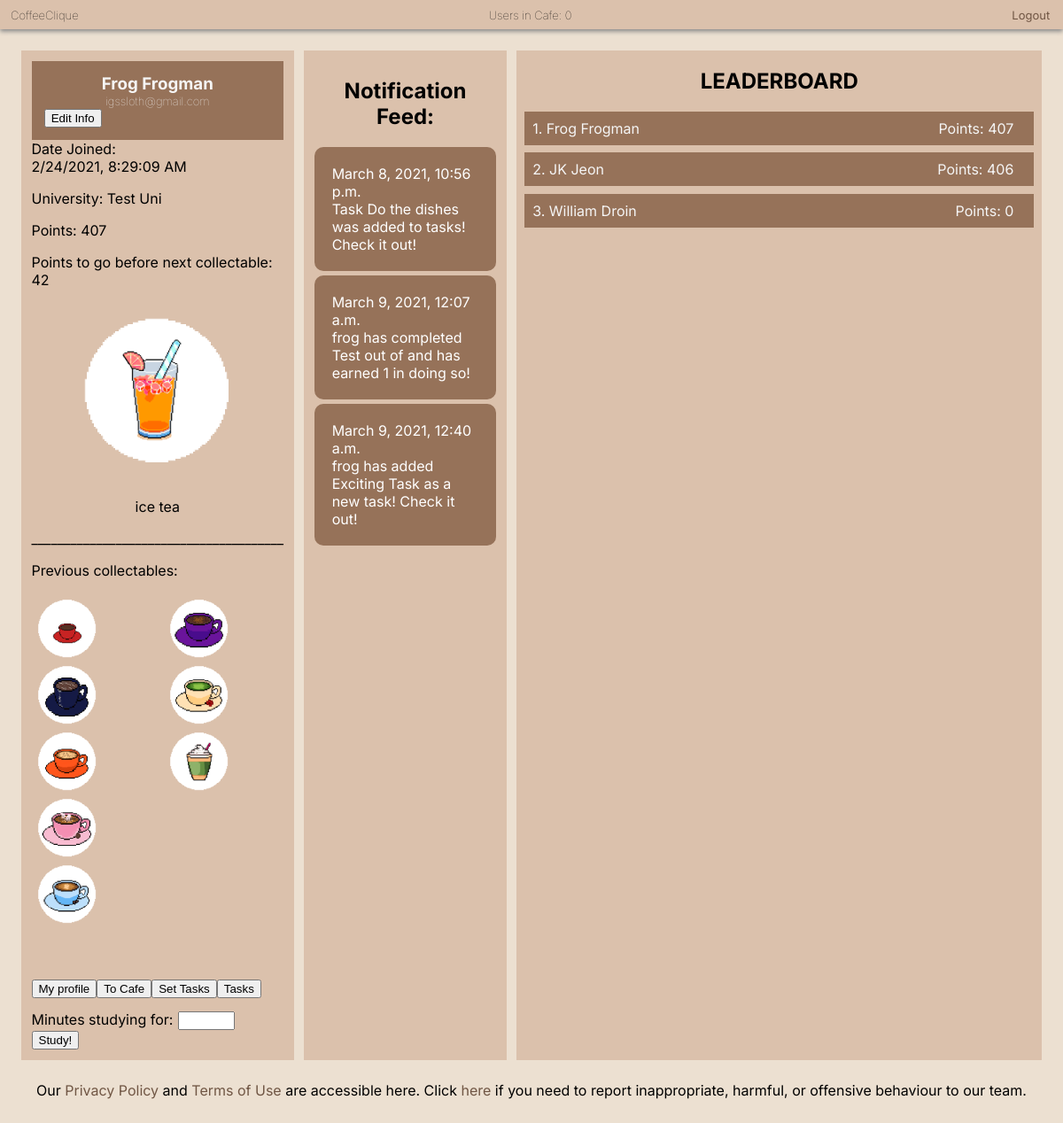
The page /dashboard (signed in) on the database its author committed.
### app/models.py (models this page shows, shortened)
class CoffeeUser(AbstractBaseUser):
    AVAILABLE_UNIS = (
        ("University of Exeter", "University of Exeter"),
        ("Test uni", "Test uni")
    )
    email = models.EmailField(verbose_name="email", unique=True)
    date_joined = models.DateTimeField(verbose_name="date_joined",
                                       auto_now_add=True)
    last_login = models.DateTimeField(verbose_name="last_login", auto_now=True)
    is_admin = models.BooleanField(default=False)
    is_active = models.BooleanField(default=True)
    is_staff = models.BooleanField(default=False)
    is_superuser = models.BooleanField(default=False)
    first_name = models.CharField(max_length=50)
    last_name = models.CharField(max_length=50)
    university = models.CharField(max_length=50, choices=AVAILABLE_UNIS)
    year = models.PositiveIntegerField(null=True, blank=True)
    course = models.CharField(max_length=50, blank=True)
    cafe_table_ids = models.ManyToManyField(CafeTable, blank=True)
    points = models.PositiveIntegerField(default=0)
    studying_until = models.DateTimeField(null=True, blank=True)
    share_tables = models.BooleanField(default=True)
    tasks_set_today = models.PositiveIntegerField(default=0)
    next_possible_set = models.DateField(null=True, blank=True)
    student_tasks_completed = models.PositiveIntegerField(default=0)
    next_possible_complete = models.DateField(null=True, blank=True)
    facebook = models.CharField(max_length=255, null=True, blank=True)
    twitter = models.CharField(max_length=255, null=True, blank=True)
    instagram = models.CharField(max_length=255, null=True, blank=True)
    USERNAME_FIELD = "email"  # users log in using their email
    REQUIRED_FIELDS = ["first_name", "last_name", "university", "is_staff"]
    objects = CoffeeUserManager()

class Notification(models.Model):
    NOTIFICATION_TYPES = ((1, 'Award'), (2, 'Points'), (3, 'Task'))
    table_id = models.ForeignKey(CafeTable, on_delete=models.CASCADE,
                                 related_name="noti_post", blank=False,
                                 null=True)
    notification_type = models.IntegerField(choices=NOTIFICATION_TYPES)
    text_preview = models.CharField(max_length=90, blank=True)
    date = models.DateTimeField(auto_now_add=True)

### app/views.py (the view, shortened to what this page needs)
# urls.py: path('dashboard', views.dashboard, name='dashboard'),
@login_required(login_url='/')
def dashboard(request):
    user = request.user
    tables = CafeTable.objects.filter(
        university=user.university,
        table_id__in=user.cafe_table_ids.values_list('table_id',
                                                     flat=True)
    )
    notifications = Notification.objects.filter(table_id__in=tables)
    users = CoffeeUser.objects.filter(is_staff=False)
    sorted_users = sorted(users, key=attrgetter("points"), reverse=True)
    if len(sorted_users) > 10:
        sorted_users = sorted_users[:9]
    if user.is_staff is False:
        current_user_points = user.points
        points_level = check_points_treshold(current_user_points)
        link_img = list_coffee_link[int(points_level)]
        name_coffee = list_coffee_name[int(points_level)]
        previous_collectables = []
        index_list = 0
        while index_list < int(points_level):
            previous_collectables.append(list_coffee_link[index_list])
            index_list += 1
        points_to_go_next_collectable = int(how_much_to_go(points_level))
        if points_to_go_next_collectable < 10:
            n_text = user.first_name + \
                " has less than 10 points to go until their next award!"
            notif = Notification(table_id=0, notification_type=1,
                                 text_preview=n_text)
            notif.save()
        if user.studying_until:
            if user.studying_until <= datetime.datetime.now():
                user.studying_until = None
                user.save()
                studying = False
            else:
                studying = True
        else:
            studying = False
    else:  # staff user - don't waste computation on irrelevant stuff
        link_img = ''
        points_to_go_next_collectable = 0
        name_coffee = ''
        previous_collectables = []
        studying = False
    can_set_tasks = True
    if user.tasks_set_today >= 2 and not user.is_staff and \
       user.next_possible_set > datetime.date.today():
        can_set_tasks = False
    tz_date = pytz.utc.localize(user.date_joined).isoformat()
    context = {
        'firstName': user.first_name,
        'lastName': user.last_name,
        'email': user.email,
        'university': user.get_university_display(),
        'dateJoined': tz_date,
        'points': user.points,
        'users': sorted_users,
        'collectable': link_img,
        'pointsToGo': points_to_go_next_collectable,
        'nameCollectable': name_coffee,
        'previousCollectables': previous_collectables,
        'listOfCoffeeLink': list_coffee_link,
        'num_users': get_number_current_users(),
        'break_form': StudyBreaksForm(),
        'studying': studying,
        'pk': user.pk,
        'staff': user.is_staff,
        'can_set_tasks': can_set_tasks,
        'notifications': notifications,
    }
    return render(request, "dashboard.html", context)

### app/forms.py
class StudyBreaksForm(forms.Form):
    minutes_studying_for = forms.IntegerField(min_value=5, max_value=300)

### app/small_scripts_def.py (called while the page is built)
def check_points_treshold(total_points):
    level = total_points/50
    if level >= 9:
        level = 9
    return level

def how_much_to_go(current_level):
    if current_level < 9:
        int_value = int(current_level)
        to_go_level = (int_value+1) - current_level
        to_go_points = to_go_level*50
    else:
        to_go_points = 0
    return to_go_points

### app/views.py (called while the page is built)
def get_number_current_users():
    active_sessions = Session.objects.filter(expire_date__gte=timezone.now())
    active = 0
    for session in active_sessions:
        data = session.get_decoded()
        if data != {}:
            active += 1
    return active

### app/templates/dashboard.html (shortened to what this page needs)
<!DOCTYPE html>
<html lang="en">
<head>
  {% load static %}
  <link rel="stylesheet" type="text/css" href="{% static 'css/basic.css' %}"></link>
  <link rel="stylesheet" type="text/css" href="{% static 'css/dashboard.css' %}"></link>
</head>
<body>
  <div class="top_bar">
    <h6 class="app_name">CoffeeClique</h6>
    <h6 class="user_count">Users in Cafe: {{ num_users }}</h6>
    <a class="logout" href="{% url 'logout' %}">Logout</a>
  </div>
  <div class="main">
    <div class="user_info">
      <div class="person">
        <h3 class="name"> {{ firstName }} {{ lastName }} </h3>
        <p class="email"> {{ email }} </p>
        <button class="edit_button" onclick="document.location='dashboard/edit_info'" id="edit_info">Edit Info</button>
      </div>
        Date Joined:
        <div id="joinDate"></div>
      <p class="uni"> University: {{ university }} </p>
      {% if staff is False %}
      <p> Points: {{ points }} </p>
      <p> Points to go before next collectable: {{ pointsToGo }} </p>
      <div class="Collectable">
        <p style=" text-align: center ">
        <img class="noinv" src='{% static collectable %}' style="width: 200px; height: auto">
      </p>
        <p style=" text-align: center "> {{nameCollectable}} </p>
      </div>
      <p> _______________________________________ </p>
      <p> Previous collectables: </p>
      <div class="grid_collectables">
        {% for img in previousCollectables %}
        {% if forloop.counter > 5%}
          <img class="noinv" src="{% static img %}" style="grid-column: 2; grid-row: ;" >
        {% endif %}
        {% if forloop.counter < 6 %}
          <img class="noinv" src="{% static img %}" style="grid-column: 1; grid-row: {{forloop.counter}};" >
        {% endif %}
        {% endfor %}
      </div>
      {% endif %}
      <div class="buttons">
        <button class="otherbutton" onclick="document.location='profile_page/{{ pk }}'" id="profile_page">My profile</button>
        <button class="otherbutton" onclick="document.location='table_view'" id="table_view">To Cafe</button>
        {% if can_set_tasks %}
        <button class="otherbutton" onclick="document.location='set_tasks'" id="set_tasks">Set Tasks</button>
        {% endif %}
        {% if staff is False %}
        <button class="otherbutton" onclick="document.location='view_tasks'" id="view_tasks">Tasks</button>
        {% endif %}
      </div>
      {% if staff is False %}
      <div class="set_study_break">
        {% if studying == False %}
        <form method="post">
          {{ break_form }}<button class="otherbutton" type="submit"> Study! </button>
        </form>
        {% endif %}
      </div>
      {% endif %}
    </div>
    <div class="user_info">
    <h2 class="board_title">Notification Feed: </h2>
    {% for notification in notifications %}
      <div class='notification'>
      <div>
      {{notification.date}}
      </div>
      <div>
      {{notification.text_preview}}
      </div>
      </div>
    {% endfor %}
    </div>
    <div class="leaderboard">
      <h2 class="board_title">LEADERBOARD</h2>
    {% for student in users %}
      <li>{{ forloop.counter }}. <div class="student">{{ student.first_name }} {{ student.last_name }}</div> <div class="points">Points: {{ student.points }}</div></li>
    {% endfor %}
    </div>
</div>
<center>
Our <a href="privacy" target="_blank">Privacy Policy</a> and <a href="terms" target="_blank">Terms of Use</a> are accessible here. Click <a href="report">here</a> if you need to report inappropriate, harmful, or offensive behaviour to our team.<br><br><br> </div>
</center>
</body>
</html>

### app/static/css/basic.css (style rules this page uses)
body { background-color: #ece0d1; margin: 0%; font-family: 'Inter', sans-serif; }
.top_bar { background-color: #dbc1ac; box-shadow: 0px 2.5px 5px #888888; padding-left: 1%; }
.app_name { margin: 0; padding-top: 9px; padding-bottom: 8px; font-size: small; font-weight:lighter; display: inline-block; width: 32%; }
.user_count { margin: 0; padding-top: 9px; padding-bottom: 8px; font-size: small; font-weight:lighter; width: 34%; display: inline-block; text-align: center; }
.logout { display: inline-block; width: 32%; text-align: right; font-size: small; }
a:link { color: #705644; background-color: transparent; text-decoration: none; }

### app/static/css/dashboard.css (style rules this page uses)
.main { display: flex; margin: 2%; }
.user_info { background-color: #dbc1ac; width: 25%; margin-right: 1%; padding: 1%; }
.leaderboard { background-color: #dbc1ac; width: 72%; }
.person { background-color: #967259; color: whitesmoke; padding: 5%; }
.name { text-transform: capitalize; text-align: center; margin: 0; }
.email { text-align: center; margin: 0; font-size: small; font-weight: lighter; }
.uni { text-transform: capitalize; }
.buttons { display: inline-flex; }
.set_study_break { padding-top: 5%; }
#id_minutes_studying_for { margin-left: 2%; margin-right: 2%; }
.board_title { text-align: center; }
li { display: block; background-color: #967259; color: whitesmoke; margin: 1.5%; padding: 1.5%; }
.student { text-transform: capitalize; display: inline; }
.points { float: right; padding-right: 2.5%; }
.grid_collectables { display: grid; justify-content: center; align-content: center; grid-template-columns: repeat(2, 1fr); grid-template-rows: repeat(6, 5vw); grid-gap: 15px; }
.grid_collectables img { width: 80px; height: auto; }
.notification { margin: 5px 0 0; padding: 20px; overflow: hidden; border: none; -webkit-border-radius: 10px; border-radius: 10px; text-align: left; color: white; -o-text-overflow: ellipsis; text-overflow: ellipsis; background-color: #967259; }

### rows shown on the page
CoffeeUser: first_name "Frog", last_name "Frogman", email "igssloth@gmail.com", points "407"
Notification: date "March 8, 2021, 10:56 p.m.", text_preview "Task Do the dishes was added to tasks! Check it out!"
Notification: date "March 9, 2021, 12:07 a.m.", text_preview "frog has completed Test out of and has earned 1 in doing so!"
Notification: date "March 9, 2021, 12:40 a.m.", text_preview "frog has added Exciting Task as a new task! Check it out!"
CoffeeUser: first_name "JK", last_name "Jeon", points "406"
CoffeeUser: first_name "William", last_name "Droin", points "0"

### other values the page prints
{{ num_users }} "0"
{{ university }} "Test Uni"
{{ points }} "407"
{{ pointsToGo }} "42"
{{ nameCollectable }} "ice tea"
